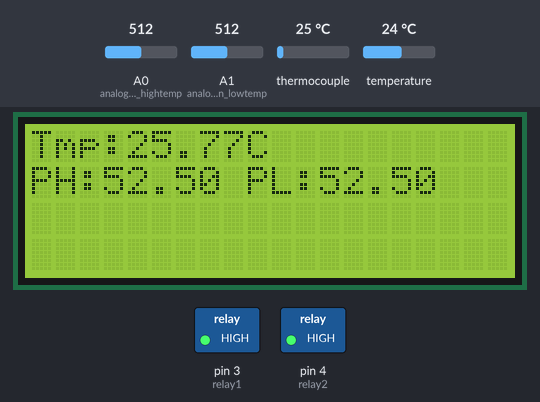
Recording of a sketch running on a simulated Arduino Uno, built with avr-gcc and run on an emulated ATmega328P. Parts: 20×4 character LCD, switched loads named in the sketch (green lamp = pin HIGH). The test bench sets the inputs (shaded band); at power-on: A1 (analogPin_lowtemp) = 512, A0 (analogPin_hightemp) = 512, thermocouple 25 °C, temperature 24 °C. What the sketch prints to the serial monitor is not drawn.

Above: at 1.8 s.
1.9 s: A1 (analogPin_lowtemp) set to 264
At 6.9 s:
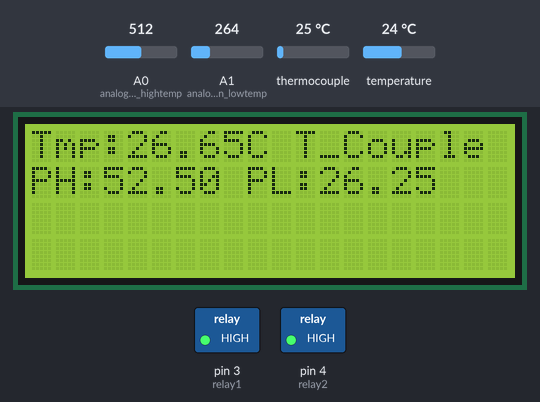
8.9 s: A1 (analogPin_lowtemp) set to 241
At 11.2 s:
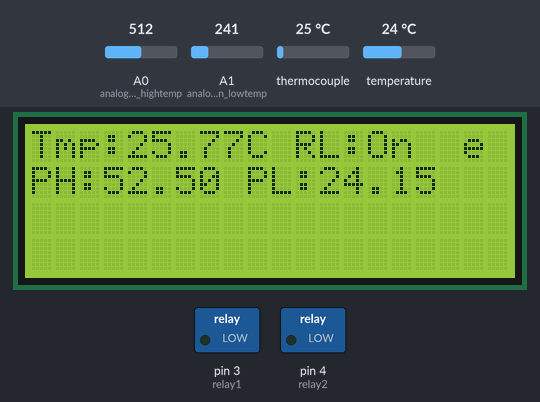
14.8 s: A0 (analogPin_hightemp) set to 262
At 17.7 s:
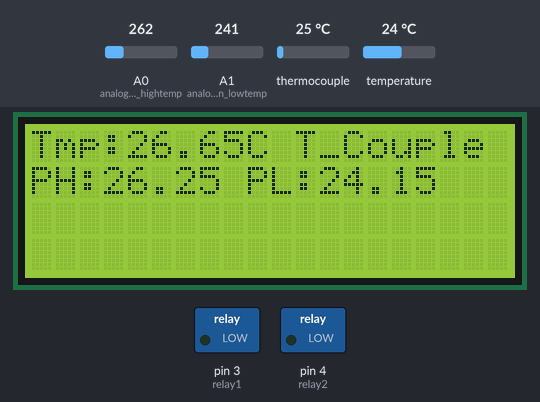
17.8 s: A0 (analogPin_hightemp) set to 238
At 19.9 s:
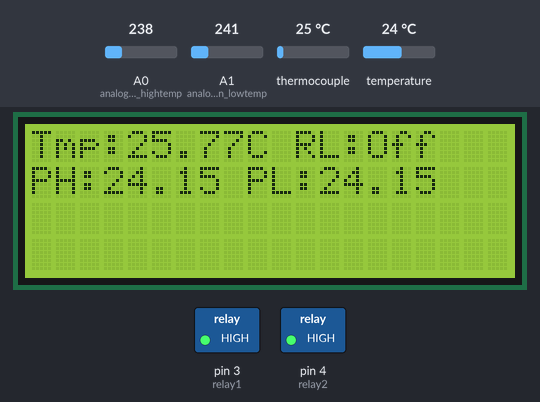
20.7 s: thermocouple set to 150 °C
At 23.9 s:
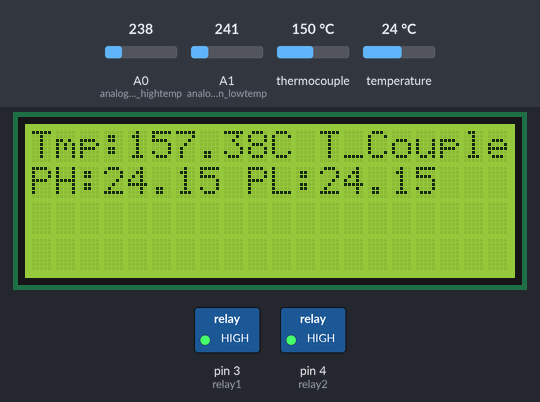
28.8 s: A0 (analogPin_hightemp) set to 992
At 31.8 s:
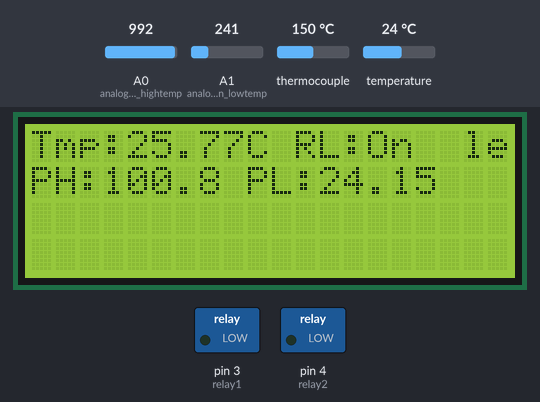
Timing chart, 0 to 33.3 s (numbered marks = the images above; inputs shaded):
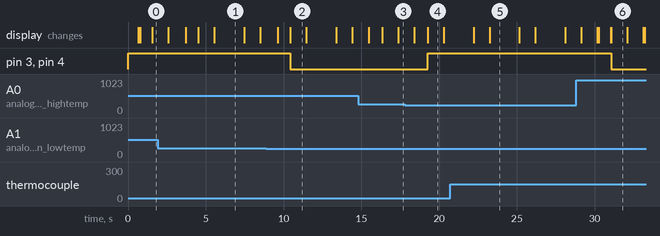

The sketch:

PCR-cooling-heating-ds18b20-and-Termocouple--better_LCD_I2C.ino
```cpp
//#include <U8g2lib.h>
//
//#ifdef U8X8_HAVE_HW_SPI
//#include <SPI.h>
//#endif
//#ifdef U8X8_HAVE_HW_I2C
//#include <Wire.h>
//#endif

// Please UNCOMMENT one of the contructor lines below
// U8g2 Contructor List (Frame Buffer)
// The complete list is available here: https://github.com/olikraus/u8g2/wiki/u8g2setupcpp
// Please update the pin numbers according to your setup. Use U8X8_PIN_NONE if the reset pin is not connected
//U8G2_SSD1306_128X32_UNIVISION_F_HW_I2C u8g2(U8G2_R0);

#include <OneWire.h>
//#include <DallasTemperature.h>

#include <SPI.h>
#include <Wire.h>
//#include <LiquidCrystal.h>
#include <max6675.h>
#include <LiquidCrystal_I2C.h>

#include <DallasTemperature.h>
//#define DS18B20 52


LiquidCrystal_I2C lcd(0x27,20,4);  // set the LCD address to 0x27 for a 16 chars and 2 line display


//=================================================================
//                  PID variables http://electronoobs.com/eng_arduino_tut39_code1.php
//=================================================================
float PID_error = 0;
float previous_error = 0;
float elapsedTime, Time, timePrev;
float PID_value = 0;
float Temp_PID=0;
//PID constants
int kp = 203;   int ki= 7.2;   int kd = 1.04;
int PID_p = 0;    int PID_i = 0;    int PID_d = 0;
unsigned long previousMillis = 0;
unsigned long currentMillis = 0;
int temp_read_Delay = 500;
float real_temperature = 0;
//float setpoint = 100;
bool pressed_1 = false;
bool pressed_2 = false;

//=================================================================
//               END of PID variables
//=================================================================

//=================================================================
//               Remove temp Sensor Noise
//=================================================================
//Define the number of samples to keep track of. The higher the number, the
// more the readings will be smoothed, but the slower the output will respond to
// the input. Using a constant rather than a normal variable lets us use this
// value to determine the size of the readings array.
const int numReadings = 20;

float readings[numReadings];      // the readings from the analog input
int readIndex = 0;              // the index of the current reading
float total = 0;                  // the running total
float average = 0;                // the average
//=================================================================
//               END of Remove temp Sensor Noise
//=================================================================

//=================================================================
//               Timer for not change the relay fast !
//=================================================================
//https://forum.arduino.cc/t/want-relay-with-button-and-time-limit-not-sure-if-loop-will-work-correctly/210374/9

//long previousMillis = 0;        // will store last time relay was updated
// the follow variables is a long because the time, measured in miliseconds,
// will quickly become a bigger number than can be stored in an int.
long interval = 1000;           // 1 second interval at which to stay on (milliseconds)
bool t=0; //index for time reached to its interval

//=================================================================
//             END OF Timer for not change the relay fast !
//=================================================================

//=================================================================
//             Termocouple Settings and ... by max6675 IC
//=================================================================
int SO = 7;
int CS = 6;
int CLK = 5;

#define ONE_WIRE_BUS 2
#define relay1 3
#define relay2 4
float lowtemp=6;
float hightemp=8;
MAX6675 temp(CLK,CS,SO);
//=================================================================
//            END of Termocouple Settings and ... by max6675 IC
//=================================================================

OneWire oneWire(ONE_WIRE_BUS);
DallasTemperature sensors(&oneWire);


//LiquidCrystal lcd (1,9,10,11,12,13);

//=================================================================
//                Ports part
//=================================================================

//Ports part
//#define analogPin_hightemp  A0 //the analog input pin attach to
//#define analogPin_lowtemp A1 //the analog input pin attach to
float inputValue1 = 0;//variable to store the value coming from sensor
float inputValue2 = 0;//variable to store the value coming from sensor
int analogPin_hightemp =  A0;//variable to store the value coming from sensor
int analogPin_lowtemp = A1;//variable to store the value requestTemperaturescoming from sensor

int outputValue = 0;//variable to store the output value
//=================================================================
//              END of  Ports part
//=================================================================

//char buffer[5];
//float tempC; // Celcius

//=================================================================
//               Smoothing Function for The temperature Reading Value
//=================================================================

float Smoothing_Value(int inputPin) {
  readIndex = 0;              // the index of the current reading
  total = 0;                  // the running total
  average = 0;
  for (byte i = 0; i == numReadings; i = i + 1) {
  readings[i]=0;
  }
  while (readIndex < numReadings+1) {
    // ...wrap around to the beginning:


    // read from the sensor:
    lowtemp=analogRead(inputPin);
    readings[readIndex] = map(lowtemp, 0, 1023, 0,100); //Convert from 0-1023 proportional to the number of a number of from 0 to 255

//    Serial.print("Smoothing_Value (readings[readIndex])iS: ");
//    Serial.println(readings[readIndex] );
//    Serial.print("total iS: ");
//    Serial.println(total);

    // add the reading to the total:
    total = total + readings[readIndex];
    // advance to the next position in the array:
    readIndex = readIndex + 1;
    delay(2);
  }

    // calculate the average:
    average = total / float(numReadings);
    // send it to the computer as ASCII digits
//    Serial.print("average iS: ");
//    Serial.println(average);

  return average;
}
//=================================================================
//             END of Smoothing Function for The temperature Reading Value
//=================================================================

//=================================================================
//              PID Function for better ontrol On Temprature
//=================================================================

float PID_Temp(float setpoint,float previous_error ){
    currentMillis = millis();           //Save the value of time before the loop
   /*  We create this if so we will read the temperature and change values each "temp_read_Delay"
    *  value. Change that value above iv you want. The MAX6675 read is slow. Tha will affect the
    *  PID control. I've tried reading the temp each 100ms but it didn't work. With 500ms worked ok.*/
  if(currentMillis - previousMillis >= temp_read_Delay){
    previousMillis += temp_read_Delay;              //Increase the previous time for next loop
    real_temperature = sensors.getTempCByIndex(0);//temp.readCelsius();  //get the real temperature in Celsius degrees

    PID_error = setpoint - real_temperature;        //Calculate the pid ERROR

    if(PID_error > 10)                              //integral constant will only affect errors below 30ºC
    {PID_i = 0;}

    PID_p = kp * PID_error;                         //Calculate the P value
    PID_i = PID_i + (ki * PID_error);               //Calculate the I value
    timePrev = Time;                    // the previous time is stored before the actual time read
    Time = millis();                    // actual time read
    elapsedTime = (Time - timePrev) / 1000;
    PID_d = kd*((PID_error - previous_error)/elapsedTime);  //Calculate the D value
    PID_value = PID_p + PID_i + PID_d;                      //Calculate total PID value

    //We define firing delay range between 0 and 7400. Read above why 7400!!!!!!!
    if(PID_value < 0)
    {      PID_value = 0;       }
    if(PID_value > 7400)
    {      PID_value = 7400;    }
    //Printe the values on the LCD
//    lcd.clear();
//    lcd.setCursor(0,0);
//    lcd.print("Set: ");
//    lcd.setCursor(5,0);
//    lcd.print(setpoint);
//    lcd.setCursor(0,1);
//    lcd.print("PID_error:");
//    lcd.setCursor(11,1);
//    lcd.print(PID_error);
//    delay(800);
    previous_error = PID_error; //Remember to store the previous error.
    return PID_value,previous_error;
  }
}


//=================================================================
//           END of PID Function for better ontrol On Temprature
//=================================================================


//=================================================================
//            temperature sensor calibration and correction
//=================================================================
float correctTemp_ds18b20(float temperature) {

  // https://www.instructables.com/Calibration-of-DS18B20-Sensor-With-Arduino-UNO/

  float RawHigh = 93.5;
  float RawLow = 0.0;
  float ReferenceHigh = 99.9;
  float ReferenceLow = -0.5;
  float RawRange = RawHigh - RawLow;
  float ReferenceRange = ReferenceHigh - ReferenceLow;

  float CorrectedValue= (ReferenceRange/RawRange)*temperature+RawLow;//(((RawHigh - RawLow) * ReferenceRange) / RawRange) + ReferenceLow;
 return  CorrectedValue;
}

float correctTemp_termocouple_k_type(float temperature) {
// https://www.instructables.com/Calibration-of-DS18B20-Sensor-With-Arduino-UNO/

  float RawHigh = 96.5;
  float RawLow = 0.5;
  float ReferenceHigh = 99.9;
  float ReferenceLow =  -0.5;
  float RawRange = RawHigh - RawLow;
  float ReferenceRange = ReferenceHigh - ReferenceLow;

  float CorrectedValue= (ReferenceRange/RawRange)*temperature+RawLow;//(((RawHigh - RawLow) * ReferenceRange) / RawRange) + ReferenceLow;
 return  CorrectedValue;
}

//=================================================================
//           END of  temperature sensor calibration and correction
//=================================================================
//=================================================================
//           Setup
//=================================================================

void setup(void)
{
  Serial.begin(9600);
  sensors.begin();
  pinMode(relay1, OUTPUT);
  pinMode(relay2, OUTPUT);
  digitalWrite(relay1, HIGH);
  digitalWrite(relay2, HIGH);
//  lcd.begin(16,2);
  delay(500);

  //Remove Noise from chaninge in temp Value https://www.arduino.cc/en/Tutorial/BuiltInExamples/Smoothing

    for (int thisReading = 0; thisReading < numReadings; thisReading++) {
    readings[thisReading] = 0;
  }

  //LiquidCrystal_I2C https://github.com/johnrickman/LiquidCrystal_I2C/
    lcd.init();                      // initialize the lcd
  // Print a message to the LCD.
  lcd.backlight();
  lcd.setCursor(3,0);
  lcd.print("Hello, world!");
  lcd.setCursor(2,1);
  lcd.print("Ywrobot Arduino!");
  lcd.setCursor(0,2);
  lcd.print("Arduino LCM IIC 2004");
  lcd.setCursor(2,3);
  lcd.print("Power By Ec-yuan!");
  lcd.clear();
// u8g2.begin();
}
//=================================================================
//           END of Setup
//=================================================================

//=================================================================
//             Loop
//=================================================================

void loop(void)
{
//  lcd.clear();
//Pot Part hightemp
  inputValue1 = Smoothing_Value(analogPin_hightemp); //analogRead(analogPin_hightemp);//read the  value from the potentiometer

  //Serial.print("Input: "); //print "Input"

  //Serial.println(inputValue1); //print inputValue

  hightemp = inputValue1;//map(inputValue1, 0, 1023, 0,100); //Convert from 0-1023 proportional to the number of a number of from 0 to 255

  Serial.print("Hightemp_Limit_POT: "); //print "Output"

  Serial.println(hightemp); //print outputValue
  lcd.setCursor(0,1);
  lcd.print("PH:");
  lcd.print(hightemp);

//End Of Pot Part lowtemp

//Pot Part lowtemp
  inputValue2 = Smoothing_Value(analogPin_lowtemp);//analogRead(analogPin_lowtemp);//read the  value from the potentiometer

  //Serial.print("Input_LowTemp_Limit_POT: "); //print "Input"

  //Serial.println(inputValue2); //print inputValue

  lowtemp = inputValue2;//map(inputValue2, 0, 1023, 0,100); //Convert from 0-1023 proportional to the number of a number of from 0 to 255

  Serial.print("LowTemp_Limit_POT: "); //print "Output"

  Serial.print(lowtemp); //print outputValue
  lcd.setCursor(8,1);
  lcd.print(" PL:");
  lcd.print(lowtemp);
//


Serial.println(""); //print inputValue
Serial.println(""); //print inputValue
Serial.println(""); //print inputValue
Serial.println(""); //print inputValue
Serial.println(""); //print inputValue
Serial.println(""); //print inputValue

PID_value,previous_error=PID_Temp(hightemp,previous_error);
 unsigned long currentMillis = millis();
  if(currentMillis - previousMillis > interval) {
    // save the last time you switched the relay
    previousMillis += currentMillis;
    t=1;
  }

//End Of Pot Part lowtemp
//

  lcd.setCursor(0,0);
  sensors.requestTemperatures();
  Serial.print("Temp:");
  Serial.println();
  Serial.print((char)176);//shows degrees character
  Serial.print("C  ");
  lcd.print("Tmp:");
  lcd.print(correctTemp_ds18b20(sensors.getTempCByIndex(0)));
  lcd.print("C");

//  if (sensors.getTempCByIndex(0) < lowtemp){
//    digitalWrite(relay1, HIGH);
//    digitalWrite(relay2, HIGH);
//    Serial.println("Relays On");}
//  if (sensors.getTempCByIndex(0) > hightemp){
//    digitalWrite(relay1, LOW);
//    digitalWrite(relay2, LOW);
//    Serial.println("Relays Off");}

//
//  Serial.println(""); //print inputValue
//  Serial.println(""); //print inputValue
//


  lcd.setCursor(10,0);
  lcd.print(" ");
  lcd.setCursor(11,0);

  if  (lowtemp > hightemp){
  Serial.println(" LowTemp_Limit_POT is > HighTemp_Limit_POT !!!");
  lcd.print("Miss");}

//  else if ((PID_value < hightemp) and (PID_value > lowtemp) and (t==1)){

  else if ((correctTemp_ds18b20(sensors.getTempCByIndex(0)) < hightemp) and (correctTemp_ds18b20(sensors.getTempCByIndex(0)) > lowtemp) and (t==1)){
//    delayMicroseconds(maximum_firing_delay - PID_value); //This delay controls the po
    delayMicroseconds( PID_value); //This delay controls the po
    digitalWrite(relay1, LOW);
    digitalWrite(relay2, LOW);
    Serial.println("Relays On");
//    lcd.setCursor(9,0);
    lcd.print("RL:On  ");

    t=0;}
  else if (t==1) {
    digitalWrite(relay1, HIGH);
    digitalWrite(relay2, HIGH);
    Serial.println("Relays Off");
    lcd.print("RL:Off  ");
//    lcd.setCursor(0,0);
//    lcd.print("hi-se: ");
//    lcd.print(hightemp-sensors.getTempCByIndex(0));
//
    t=0;}
//    else{
//
//    lcd.setCursor(0,0);
//    lcd.print("hi-se: ");
//    lcd.print(hightemp-sensors.getTempCByIndex(0));
//    lcd.setCursor(0,1);
//    lcd.print("T : ");
//    lcd.print(t);
//    lcd.print("  is");
//    t=0;
//    }
//   delay(500);
//END of The LCD Showing  And Termocouple Reading by max6675
   delay(1000);

////The LCD Showing  And Termocouple Reading by max6675
////  sprintf(buffer, "%s", temp.readCelsius());
////  tempC=temp.readCelsius();
////  String mystring = String(temp.readCelsius());
  lcd.setCursor(0,0);
  lcd.print("Tmp:");
  lcd.print(correctTemp_termocouple_k_type(temp.readCelsius()));
  lcd.print("C T_Couple");
//
////  delay(1000);
////  lcd.setCursor(0,1);
////  lcd.print("Far.:");
////  lcd.print((temp.readCelsius()*9/5)+32);
////  lcd.print("F");
//////
////  Serial.print("Cel.:");
////  Serial.print(temp.readCelsius());
////  Serial.print("   Far.:");
////  Serial.print((temp.readCelsius()*9/5)+32);
////  Serial.println("");
//
//
//
//  lcd.setCursor(10,0);
//  lcd.print(" RL:Off");
//
//
//  if  (lowtemp > hightemp){
//  Serial.println(" LowTemp_Limit_POT is > HighTemp_Limit_POT !!!");
//  lcd.print("Miss");}
//
////  else if ((PID_value < hightemp) and (PID_value > lowtemp) and (t==1)){
//
//  else if ((temp.readCelsius() < hightemp) and (temp.readCelsius() > lowtemp) and (t==1)){
////    delayMicroseconds(maximum_firing_delay - PID_value); //This delay controls the po
//    delayMicroseconds( PID_value); //This delay controls the po
//    digitalWrite(relay1, LOW);
//    digitalWrite(relay2, LOW);
//    Serial.println("Relays On");
//    lcd.print("On");
//
//    t=0;}
//  else if (t==1) {
//    digitalWrite(relay1, HIGH);
//    digitalWrite(relay2, HIGH);
//    Serial.println("Relays Off");
//    lcd.print("Off");
//
//    t=0;}
   delay(1000);
////END of The LCD Showing  And Termocouple Reading by max6675
//

  }
```

Measured:
- the behaviour switches between 256 and 255 on A1 (analogPin_lowtemp) (found by bisection; images 1 and 2)
- the behaviour switches between 256 and 255 on A0 (analogPin_hightemp) (found by bisection; images 3 and 4)
- after the input at 8.9 s, pin 3 (relay1), pin 4 (relay2): HIGH → LOW after 1.5 s; the display: first changes after 0.72 s (image 2 shows a later state)
- after the input at 17.8 s, pin 3 (relay1), pin 4 (relay2): LOW → HIGH after 1.5 s; the display: first changes after 0.62 s (image 4 shows a later state)
- after the input at 20.7 s, the display: first differs from a run without the input after 2.5 s (image 5)
- after the input at 28.8 s, pin 3 (relay1), pin 4 (relay2): HIGH → LOW after 2.3 s; the display: first differs from a run without the input after 1.4 s (image 6 shows a later state)
- what the display in image 1 shows lasts 2.0 s, from 5.5 s to 7.5 s
